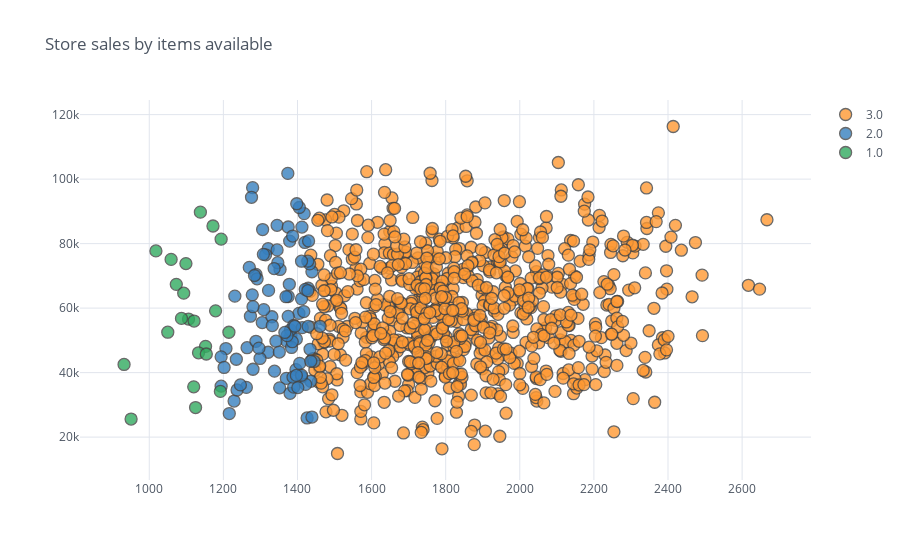

The cell this chart's notebook holds for it:
### Code cell
Store.astype('float64').iplot(kind="scatter", theme="white",x="Items_Available",y="Store_Sales",
            categories="Size", title='Store sales by items available', )
plt.show()

### Figure 1 — Plotly figure (JSON) as saved in the notebook; plotly's stock layout.template omitted (floating-point values rounded to 4 significant figures; data arrays with more than 128 entries replaced by an {"elided": "..."} marker saying what was removed)
{"data": [{"marker": {"color": "rgba(255, 153, 51, 1.0)", "line": {"width": 1.3}, "opacity": 0.8, "size": 12, "symbol": "circle"}, "mode": "markers", "name": "3.0", "textfont": {"color": "#4D5663"}, "type": "scatter", "x": {"elided": "776 int values"}, "y": {"elided": "776 int values"}}, {"marker": {"color": "rgba(55, 128, 191, 1.0)", "line": {"width": 1.3}, "opacity": 0.8, "size": 12, "symbol": "circle"}, "mode": "markers", "name": "2.0", "textfont": {"color": "#4D5663"}, "type": "scatter", "x": [1321, 1235, 1439, 1411, 1194, 1288, 1380, 1321, 1382, 1379, 1390, 1270, 1412, 1207, 1396, 1371, 1434, 1418, 1231, 1370, 1426, 1433, 1397, 1439, 1264, 1436, 1352, 1288, 1314, 1429, 1273, 1375, 1216, 1369, 1322, 1305, 1345, 1381, 1404, 1405, 1375, 1428, 1291, 1411, 1411, 1279, 1417, 1388, 1342, 1422, 1421, 1384, 1194, 1262, 1445, 1420, 1353, 1390, 1374, 1386, 1461, 1375, 1372, 1406, 1202, 1306, 1229, 1284, 1331, 1387, 1430, 1366, 1299, 1278, 1332, 1401, 1276, 1436, 1338, 1411, 1237, 1309, 1351, 1308, 1428, 1378, 1345, 1347, 1246, 1280, 1280, 1296, 1413, 1393, 1397, 1337, 1398, 1429], "y": [46310, 44150, 71280, 62870, 35800, 70450, 33580, 78420, 51700, 80780, 35510, 72630, 85130, 47460, 40930, 49760, 47230, 89310, 63720, 38210, 25950, 73710, 50440, 26220, 47730, 37330, 35280, 49720, 76530, 66170, 57500, 63590, 27310, 63540, 65500, 55530, 85670, 53270, 58380, 91200, 57450, 74570, 69090, 38620, 74550, 97360, 58940, 38600, 49750, 36350, 65820, 47800, 44890, 35420, 43470, 80370, 72000, 54610, 101780, 49590, 54370, 85160, 51480, 42860, 41600, 84360, 31180, 70110, 57330, 82350, 80830, 52450, 44400, 64120, 54590, 35360, 94370, 43520, 40450, 39190, 34610, 59530, 46380, 76670, 65410, 67390, 78060, 74080, 36190, 60440, 41050, 47590, 53940, 54380, 39140, 72270, 92370, 54340]}, {"marker": {"color": "rgba(50, 171, 96, 1.0)", "line": {"width": 1.3}, "opacity": 0.8, "size": 12, "symbol": "circle"}, "mode": "markers", "name": "1.0", "textfont": {"color": "#4D5663"}, "type": "scatter", "x": [1152, 1073, 932, 1133, 1192, 1106, 1215, 1093, 1172, 1059, 1121, 1087, 1050, 1138, 1125, 1120, 1154, 1018, 1194, 1179, 1099, 951], "y": [48140, 67370, 42530, 46140, 34180, 56610, 52520, 64640, 85470, 75110, 55990, 56820, 52540, 89760, 29170, 35590, 45780, 77740, 81390, 59160, 73810, 25600]}], "layout": {"legend": {"bgcolor": "#FFFFFF", "font": {"color": "#4D5663"}}, "paper_bgcolor": "#FFFFFF", "plot_bgcolor": "#FFFFFF", "title": {"font": {"color": "#4D5663"}, "text": "Store sales by items available"}, "xaxis": {"gridcolor": "#E1E5ED", "showgrid": true, "tickfont": {"color": "#4D5663"}, "title": {"font": {"color": "#4D5663"}, "text": ""}, "zerolinecolor": "#E1E5ED"}, "yaxis": {"gridcolor": "#E1E5ED", "showgrid": true, "tickfont": {"color": "#4D5663"}, "title": {"font": {"color": "#4D5663"}, "text": ""}, "zerolinecolor": "#E1E5ED"}}}
